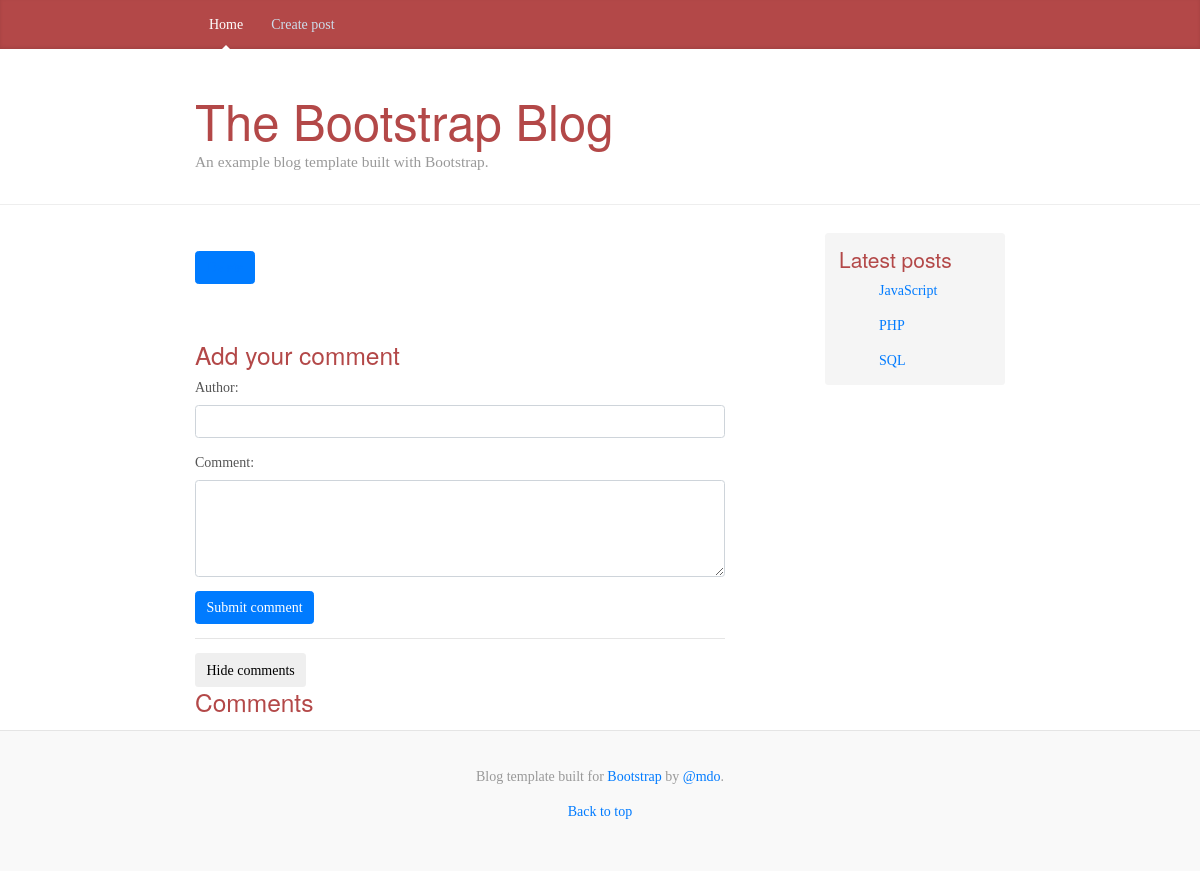
/single-post.php?post_id=2, run on an earlier commit of the app's database.
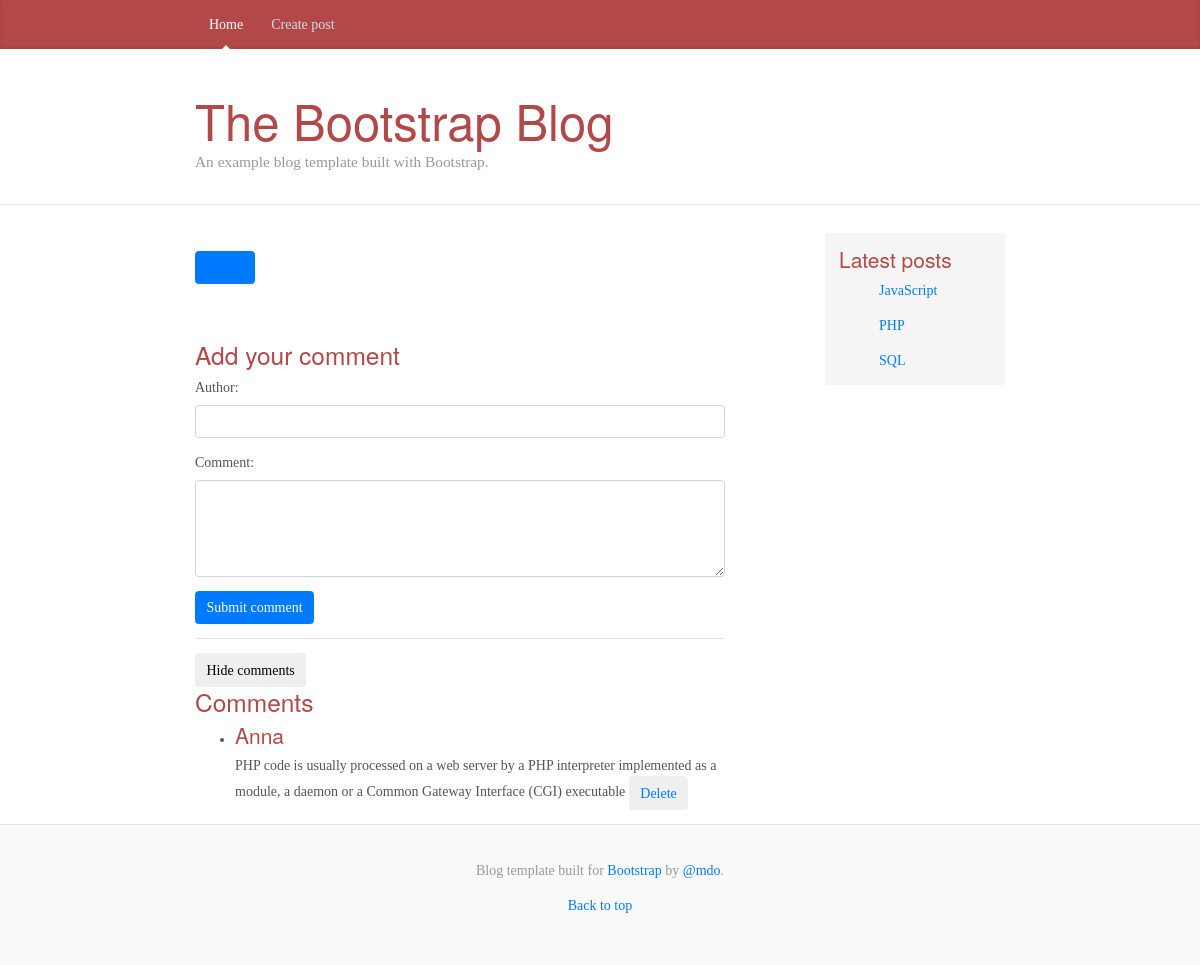
And on a later commit of the database.
### tables this page shows
create table posts(id int auto_increment, 
title varchar(255) not null, 
body text not null, 
author varchar(100) not null, 
created_at date not null, 
primary key(id));

CREATE TABLE comments(
    id int auto_increment, 
    author varchar(100) not null, 
    text text not null,
    post_id int not null,
    primary key (id), 
    foreign key (post_id) references posts(id)
);

### db.php (called while the page is built, shortened)
<?php
function getData($sql, $connection, $fetchAll = false)
{
    $statement = $connection->prepare($sql);
    $statement->execute();
    $statement->setFetchMode(PDO::FETCH_ASSOC);
    return $fetchAll ? $statement->fetchAll() : $statement->fetch();
}
?>

### single-post.php (the view, shortened to what this page needs)
<?php include('db.php') ?>
<?php include('header.php') ?>
<main role="main" class="container">
    <div class="row">
        <div class="col-sm-8 blog-main">
            <?php
             if(isset($_GET['post_id'])) {
                $sql2 = "SELECT * FROM comments c WHERE c.post_id = {$_GET['post_id']}";
                $comments = getData($sql2, $connection, $fetchAll = true);
                ?>
                <?php
            } else {
                echo ('post_id nije prosledjen kroz $_GET');
            }
            ?>
             <div class="blog-post">
                <button class="btn btn-primary" onclick="Delete()" ><a
                        href="delete-post.php?post_id=<?= $postId ?>&id=<?= $comment['id'] ?>">Delete</a></button>
            </div>
            <?php include('comments.php') ?>
        </div>
            <?php include('sidebar.php'); ?>
</main>
<?php include('footer.php') ?>

### comments.php (shortened to what this page needs)
<?php $postId = $_GET['post_id']; ?>
<div class="comments">
    <h3>Add your comment</h3>
    <form action="create-comment.php" method="post" onsubmit="return validateForm();">
        <div class="form-group">
            <label for="author">Author:</label>
            <input type="text" name="author" id="author" class="form-control">
        </div>
        <div class="form-group">
            <label for="text">Comment:</label>
            <textarea name="text" id="text" class="form-control" rows="4"></textarea>
        </div>
        <button type="submit" class="btn btn-primary">Submit comment</button>
    </form>
    <hr>
    <button class="btn btn-default" id="comments-btn">Hide comments</button>
    <h3>Comments</h3>
    <ul id="comments-list">
        <?php foreach ($comments as $comment) { ?>
            <li class="">
                <h4>
                    <?= $comment['author'] ?>
                </h4>
                <?= $comment['text'] ?>
                <button class="btn btn-default"><a
                        href="delete-comment.php?post_id=<?= $postId ?>&id=<?= $comment['id'] ?>">Delete</a></button>
            </li>
        <?php } ?>
    </ul>
</div>

### sidebar.php
<?php include_once('db.php'); ?>
<aside class="col-sm-3 ml-sm-auto blog-sidebar">
    <div class="sidebar-module sidebar-module-inset">
        <h4>Latest posts</h4>
        <ol class="list">
            <?php
            $latestPosts = "SELECT * FROM posts ORDER BY created_at DESC LIMIT 5";
            $latest5 = getData($latestPosts, $connection,true);
            foreach ($latest5 as $post) {
                echo '<p><a href="single-post.php?post_id=' . $post['id'] . '">' . $post['title'] . '</a></p>';
            }
          ?>
        </ol>
    </div>
</aside>

What changed in the data, as far as the page shows it:
added comments: author "Anna", text "PHP code is usually processed on a web server by a PHP interpreter implemented as a module, a daemon or a Common Gateway Interface (CGI) executable"
